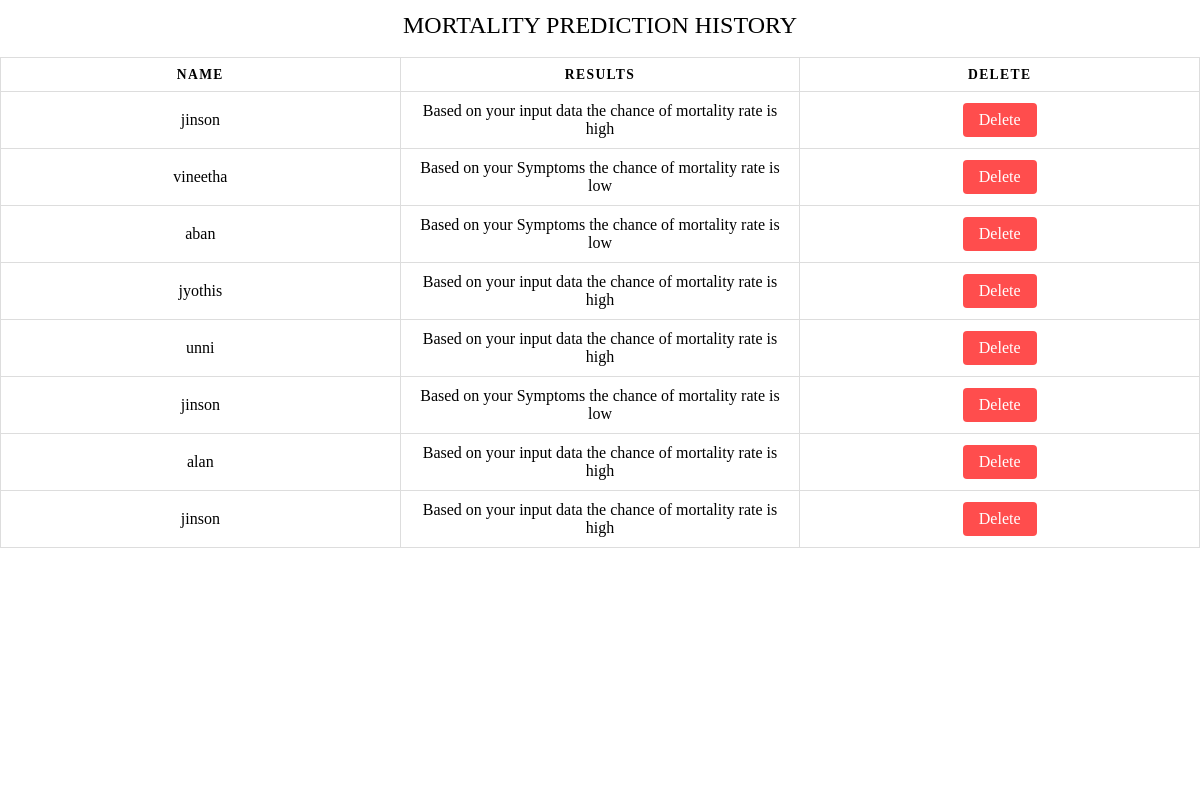
The page /predictions/ on the database its author committed.
### covidapp/models.py (models this page shows)
class tbl_MedicalInformation(models.Model):
    age = models.IntegerField(null=True)
    gender = models.CharField(max_length=10, choices=[('male', 'Male'), ('female', 'Female'), ('other', 'Other')],null=True)
    bmi = models.FloatField(null=True)
    hypertensive = models.CharField(max_length=3, choices=[('yes', 'Yes'), ('no', 'No')],null=True)
    atrialfibrillation = models.CharField(max_length=3, choices=[('yes', 'Yes'), ('no', 'No')],null=True)
    chd = models.CharField(max_length=3, choices=[('yes', 'Yes'), ('no', 'No')],null=True)
    diabetes = models.CharField(max_length=3, choices=[('yes', 'Yes'), ('no', 'No')],null=True)
    deficiencyanemias = models.CharField(max_length=3, choices=[('yes', 'Yes'), ('no', 'No')],null=True)
    depression = models.CharField(max_length=3, choices=[('yes', 'Yes'), ('no', 'No')],null=True)
    hyperlipemia = models.CharField(max_length=3, choices=[('yes', 'Yes'), ('no', 'No')],null=True)
    renalfailure = models.CharField(max_length=3, choices=[('yes', 'Yes'), ('no', 'No')],null=True)
    copd = models.CharField(max_length=3, choices=[('yes', 'Yes'), ('no', 'No')],null=True)
    heartrate = models.FloatField(null=True)
    systolicbp = models.FloatField(null=True)
    diastolicbp = models.FloatField(null=True)
    respiratoryrate = models.FloatField(null=True)
    temperature = models.FloatField(null=True)
    spo2 = models.FloatField(null=True)
    urineoutput = models.FloatField(null=True)
    hematocrit = models.FloatField(null=True)
    rbc = models.FloatField(null=True)
    mch = models.FloatField(null=True)
    mchc = models.FloatField(null=True)
    mcv = models.FloatField(null=True)
    rdw = models.FloatField(null=True)
    leucocyte = models.FloatField(null=True)
    platelets = models.FloatField(null=True)
    neutrophils = models.FloatField(null=True)
    basophils = models.FloatField(null=True)
    lymphocyte = models.FloatField(null=True)
    pt = models.FloatField(null=True)
    inr = models.FloatField(null=True)
    ntproBNP = models.FloatField(null=True)
    creatinekinase = models.FloatField(null=True)
    creatinine = models.FloatField(null=True)
    ureanitrogen = models.FloatField(null=True)
    glucose = models.FloatField(null=True)
    bloodpotassium = models.FloatField(null=True)
    bloodsodium = models.FloatField(null=True)
    bloodcalcium = models.FloatField(null=True)
    chloride = models.FloatField(null=True)
    aniongap = models.FloatField(null=True)
    magnesiumion = models.FloatField(null=True)
    ph = models.FloatField(null=True)
    bicarbonate = models.FloatField(null=True)
    lacticacid = models.FloatField(null=True)
    pco2 = models.FloatField(null=True)
    ef = models.FloatField(null=True)
    user=models.ForeignKey(Registration_tbl,on_delete=models.CASCADE,null=True)
    result=models.CharField(max_length=100,null=True)

class Registration_tbl(models.Model):
    Name=models.CharField(max_length=30,null=True)
    Location=models.CharField(max_length=30,null=True)
    Email=models.EmailField(null=True)
    Password= models.CharField(max_length=30,null=True)
    mobile=models.CharField(max_length=100,null=True)

### covidapp/views.py (the view)
# urls.py: path('predictions/', views.predictions),
def predictions(request):
    p=tbl_MedicalInformation.objects.all()
    return render(request,"predictions.html",{"p":p})

### templates/predictions.html (shortened to what this page needs)
<!DOCTYPE html>
{% load static %}
<html lang="en">
<head>
</head>
<body>
<video autoplay loop muted id="background-video">
    <source src="{% static 'D:\main project\project\covid\static\prediction.mp4' %}" type="video/mp4">
</video>
<div class="container">
    <table class="dark-theme">
        <caption>MORTALITY PREDICTION HISTORY</caption>
  <thead>
    <tr>
      <th scope="col">Name</th>
      <th scope="col">Results</th>
      <th scope="col">Delete</th>
    </tr>
  </thead>
  <tbody>
  {% for i in p %}
    <tr>
      <td>{{ i.user.Name }}</td>
      <td>{{ i.result }}</td>
      <td><a href="/delete_predictions/{{ i.id }}" class="delete-button">Delete</a></td>
    </tr>
  {% endfor %}
  </tbody>
    </table>
</div>
</body>
</html>

### templates/predictions.html (style rules this page uses)
body { margin: 0; padding: 0; overflow: hidden; background-color: transparent; color: white; }
#background-video { position: fixed; top: 0; left: 0; width: 100%; height: 100%; z-index: -1; object-fit: cover; }
.container { position: relative; z-index: 1; }
table { border-collapse: collapse; width: 100%; table-layout: fixed; background-color: rgba(0, 0, 0, 0); color: black; }
table caption { font-size: 1.5em; margin: 0.5em 0 0.75em; }
table th, table td { padding: 0.625em; text-align: center; border: 1px solid #ddd; }
table th { font-size: 0.85em; letter-spacing: 0.1em; text-transform: uppercase; }
table td::before { content: attr(data-label); float: left; font-weight: bold; text-transform: uppercase; }
.delete-button { display: inline-block; padding: 8px 16px; background-color: #ff4d4d; color: white; border: none; border-radius: 4px; text-decoration: none; cursor: pointer; }

### rows shown on the page
tbl_MedicalInformation: user.Name "jinson", result "Based on your input data the chance of mortality rate is high"
tbl_MedicalInformation: user.Name "vineetha", result "Based on your Symptoms the chance of mortality rate is low"
tbl_MedicalInformation: user.Name "aban", result "Based on your Symptoms the chance of mortality rate is low"
tbl_MedicalInformation: user.Name "jyothis", result "Based on your input data the chance of mortality rate is high"
tbl_MedicalInformation: user.Name "unni", result "Based on your input data the chance of mortality rate is high"
tbl_MedicalInformation: user.Name "jinson", result "Based on your Symptoms the chance of mortality rate is low"
tbl_MedicalInformation: user.Name "alan", result "Based on your input data the chance of mortality rate is high"
tbl_MedicalInformation: user.Name "jinson", result "Based on your input data the chance of mortality rate is high"
